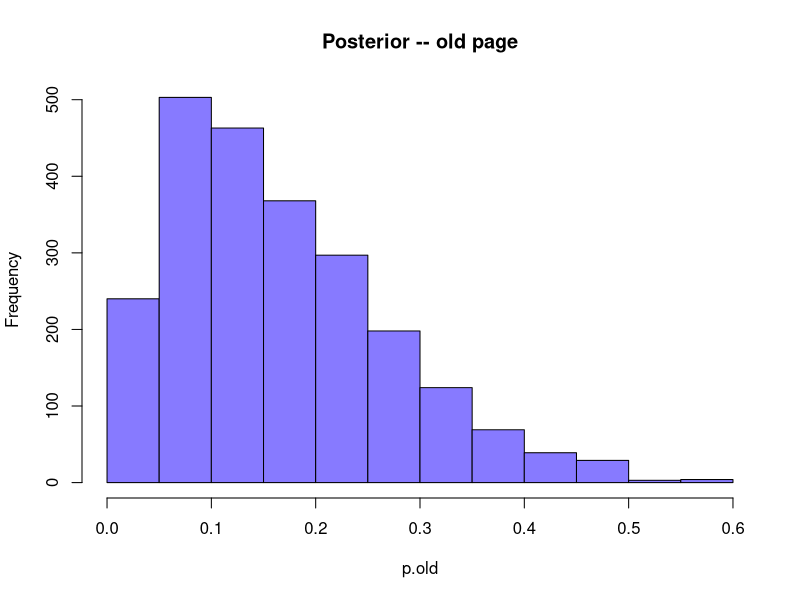
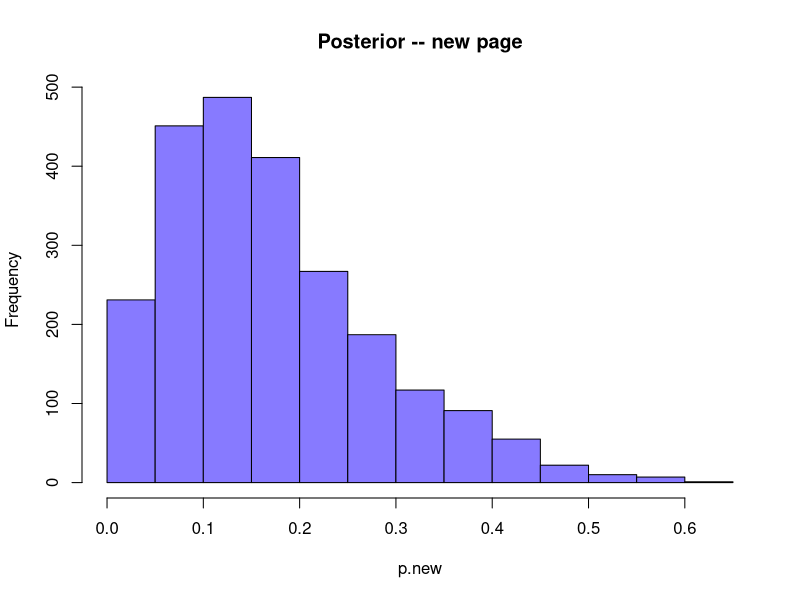
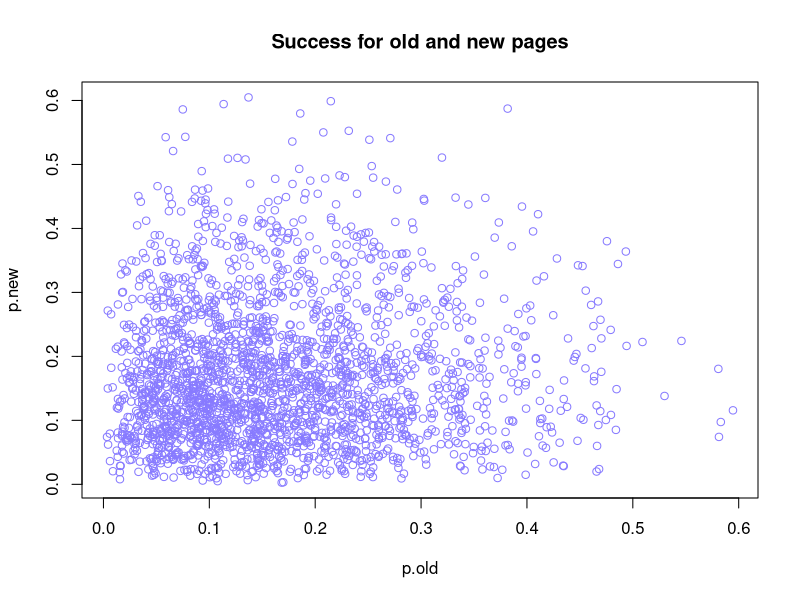
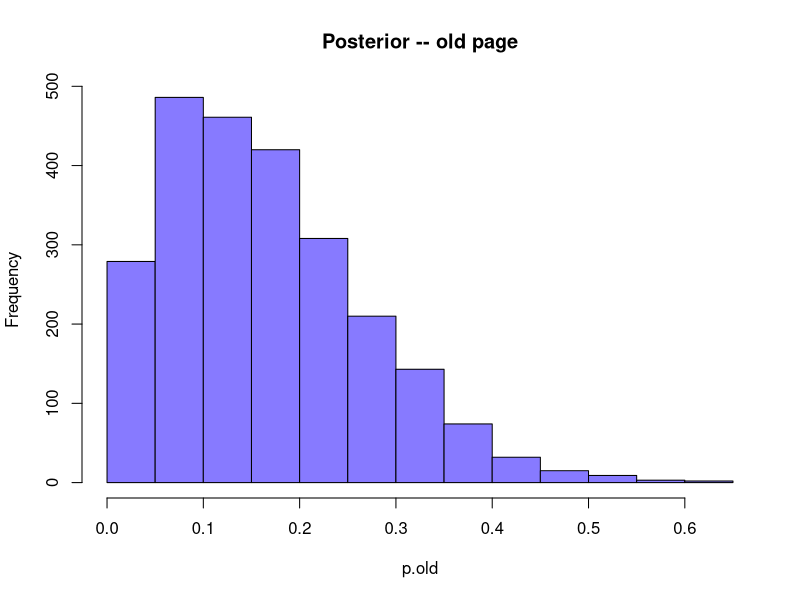
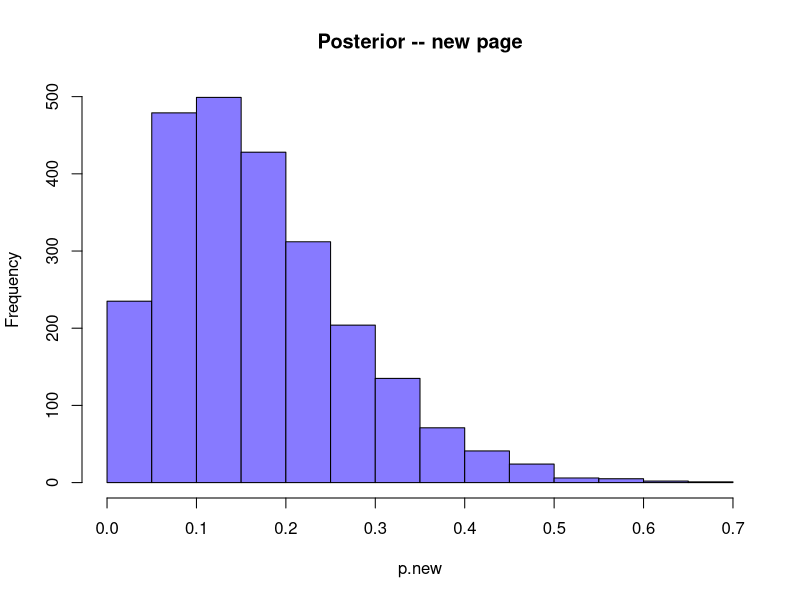
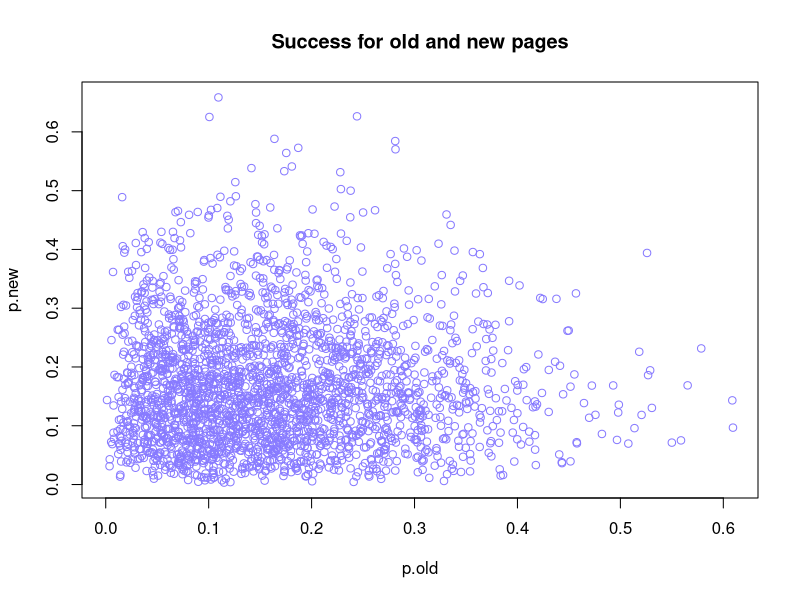

The R script that drew these images, in order:
## ---- chunk 1
library(VGAM)
# Number of replicates from the prior
n.draws <- 290584

# Prior
# This generates a probability of
# success for pages old and new,
# for each of the replicates
prior <- data.frame(p.old = runif(n.draws, min = 0, max = 1), p.new = runif(n.draws, min = 0, max = 1))

# Generative model
# This tells us how many visitors to expect
# for page types old, new
generative.model <- function(p.old, p.new) {
  visitors.old <- rbetabinom(1, 10, p.old)
  visitors.new <- rbetabinom(1, 10, p.new)
  c(visitors.old = visitors.old, visitors.new = visitors.new)}

# Simulate data using the parameters
# from the prior and the gen. model
# This generates the actual number of
# visitors for each replicate
sim.data <- as.data.frame( t(sapply(1:n.draws, function(i) {
  generative.model(prior$p.old[i], prior$p.new[i])})))

# Only those prior probabilities for
# which the generative model match the
# observed data are retained
posterior <- prior[sim.data$visitors.old == 1 & sim.data$visitors.new == 1,]

# Visualize the posteriors
hist(c(posterior$p.old), main = "Posterior -- old page", xlab="p.old",col = "#877aff")
hist(c(posterior$p.new), main = "Posterior -- new page", xlab="p.new", col = "#877aff")
plot(posterior,main = "Success for old and new pages", xlab="p.old", ylab="p.new", col = "#877aff")
## ---- chunk 2
# Number of replicates from the prior
n.draws <- 290584

# Prior
# This generates a probability of
# success for pages old and new,
# for each of the replicates
prior <- data.frame(p.old = runif(n.draws, min = 0, max = 1), p.new = runif(n.draws, min = 0, max = 1))

# Generative model
# This tells us how many visitors to expect
# for page types old, new
generative.model <- function(p.old, p.new) {
  visitors.old <- rbinom(1, 10, p.old)
  visitors.new <- rbinom(1, 10, p.new)
  c(visitors.old = visitors.old, visitors.new = visitors.new)}

# Simulate data using the parameters
# from the prior and the gen. model
# This generates the actual number of
# visitors for each replicate
sim.data <- as.data.frame( t(sapply(1:n.draws, function(i) {
  generative.model(prior$p.old[i], prior$p.new[i])})))

# Only those prior probabilities for
# which the generative model match the
# observed data are retained
posterior <- prior[sim.data$visitors.old == 1 & sim.data$visitors.new == 1,]

# Visualize the posteriors
hist(c(posterior$p.old), main = "Posterior -- old page", xlab="p.old", col = "#877aff")
hist(c(posterior$p.new), main = "Posterior -- new page", xlab="p.new", col = "#877aff")
plot(posterior,main = "Success for old and new pages", xlab="p.old", ylab="p.new", col = "#877aff")
